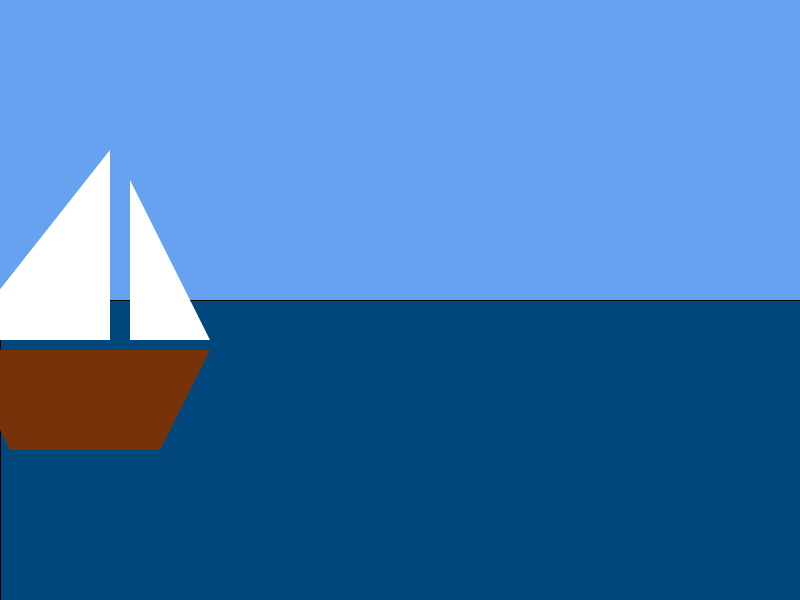
Frame 1 (no input)
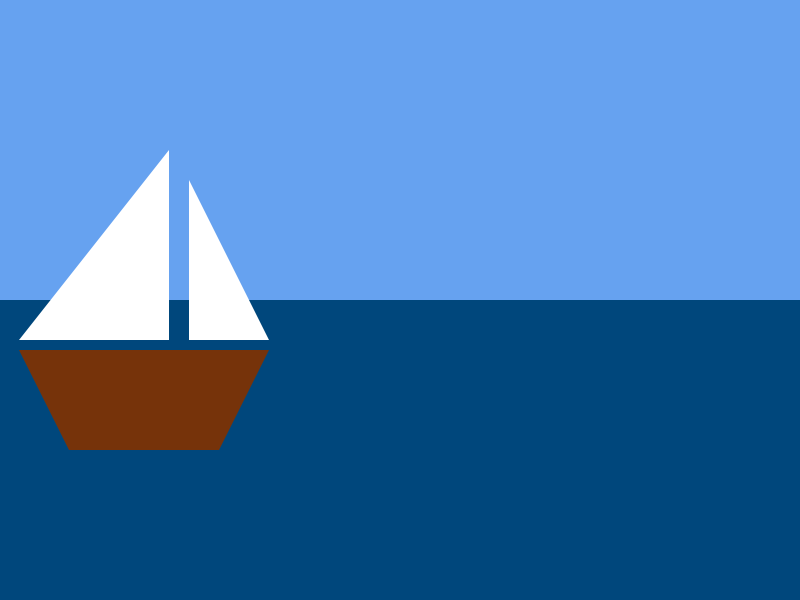
Frame 60 (the mouse pressed at the canvas centre just before this capture)
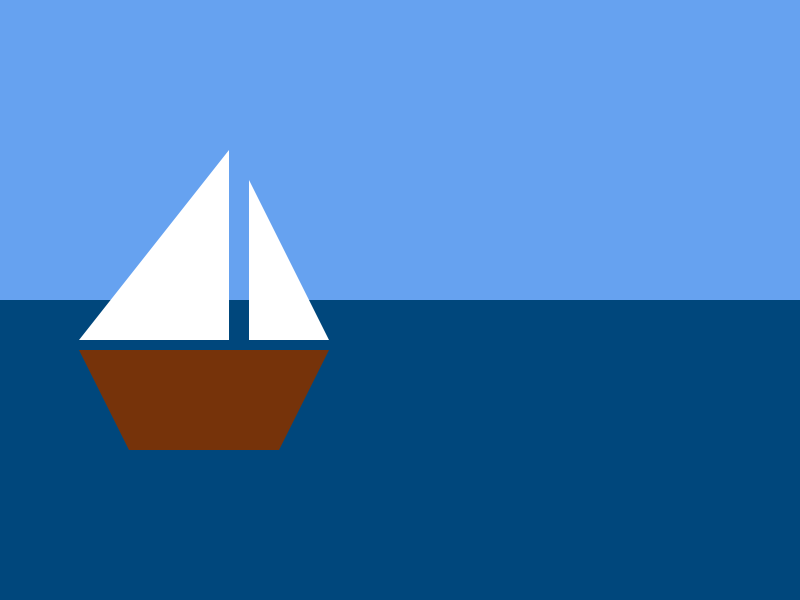
Frame 120 (the mouse held since frame 60 and released just before this capture)

The Processing sketch that drew these frames (run headless with seeded random() and noise(); from frame 60 on, the mouse is pressed at the canvas centre):

// Processing sketch: processing_50533
// ── processing_50533.pde

int barcoX;

void setup(){
  size(800,600);
  barcoX=10;
  
}

void draw(){
  //barco
  background(102,162,240);
  fill(0,71,124);
  rect(0,300,800,650);
  noStroke();
  smooth();
  fill(118,51,10);
  quad(barcoX,450,barcoX-50,350,barcoX+200,350,barcoX+150,450);
  fill(255);
  triangle(barcoX-50,340,barcoX+100,150,barcoX+100,340);
  triangle(barcoX+120,340,barcoX+120,180,barcoX+200,340);
  barcoX=barcoX+1;
  
}
